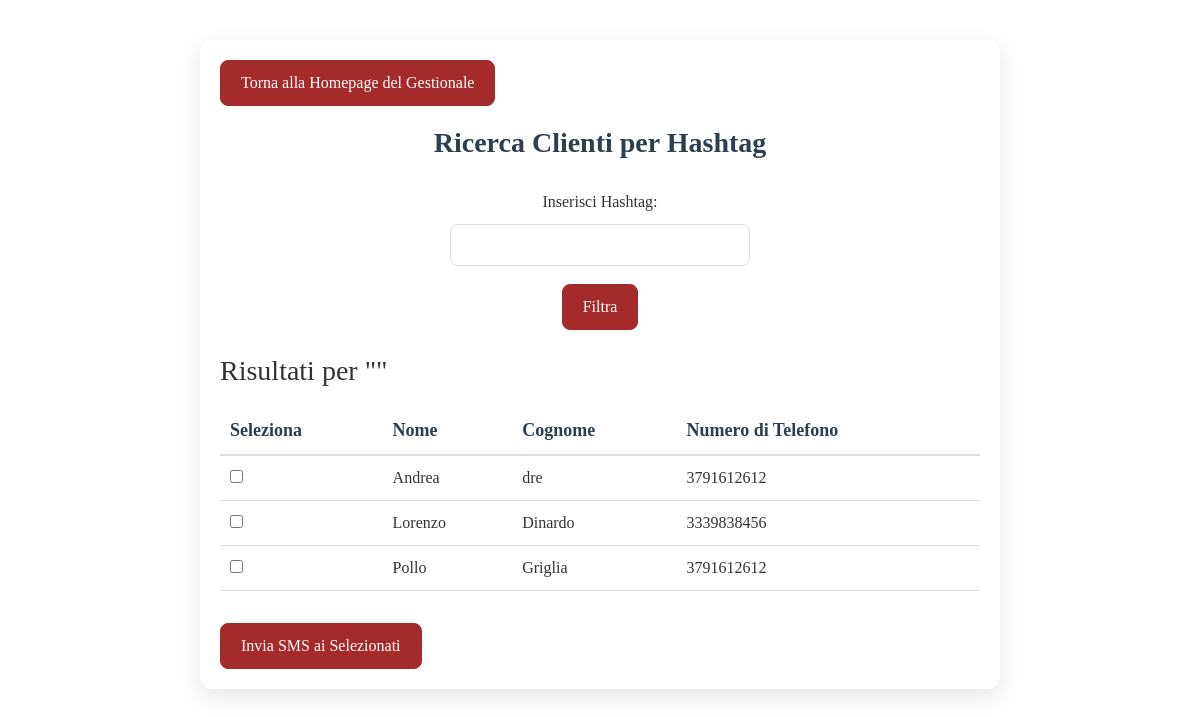
The page /gestionale/clienti/ricerca/ (signed in) on the database its author committed.
### gestionale/models.py (models this page shows, shortened)
class Customer(models.Model):
    first_name = models.CharField(max_length=100)
    last_name = models.CharField(max_length=100)
    phone_number = models.CharField(max_length=20)
    hashtag = models.CharField(max_length=100, blank=True, null=True, default="")
    numero_prenotazioni = models.IntegerField(default=0)

### gestionale/views.py (the view)
# urls.py: path('clienti/ricerca/', views.search_customers_by_hashtag, name='search_customers_by_hashtag'),
@login_required
def search_customers_by_hashtag(request):
    hashtag_query = request.GET.get('hashtag', '').strip()
    if hashtag_query:
        customers = Customer.objects.filter(hashtag__icontains=hashtag_query)
    else:
        customers = Customer.objects.all()
    hashtags = (
        Customer.objects
        .exclude(hashtag="")
        .values_list('hashtag', flat=True)
    )
    unique_hashtags = set(tag.strip() for tags in hashtags for tag in tags.split(',') if tag.strip())
    return render(request, 'gestionale/search_customers.html', {
        'customers': customers,
        'hashtag_query': hashtag_query,
        'unique_hashtags': unique_hashtags,
    })

### gestionale/templates/gestionale/search_customers.html (shortened to what this page needs)
{% extends "base.html" %}
{% load static %}
{% block css_files %}
    <link rel="stylesheet" href="{% static 'gestionale/shared.css' %}">
{% endblock %}
{% block content %}
<div class="reservation-container">
    <a href="{% url 'gestionale:gestionale' %}" class="back-to-home">Torna alla Homepage del Gestionale</a>
    <h2>Ricerca Clienti per Hashtag</h2>
    <form method="get" action="{% url 'gestionale:search_customers_by_hashtag' %}" class="date-selector-form">
        <label for="hashtag">Inserisci Hashtag:</label>
        <input type="text" id="hashtag" name="hashtag" value="{{ hashtag_query }}" class="form-control" list="suggested-hashtags" />
        <button type="submit" class="nav-button mt-2">Filtra</button>
    </form>
    {% if customers %}
        <form method="post" action="{% url 'gestionale:send_sms' %}">
            <h3 class="mt-4">Risultati per "{{ hashtag_query|default_if_none:'tutti i clienti' }}"</h3>
            <div class="reservation-list">
                <table class="table">
                    <thead>
                        <tr>
                            <th>Seleziona</th>
                            <th>Nome</th>
                            <th>Cognome</th>
                            <th>Numero di Telefono</th>
                        </tr>
                    </thead>
                    <tbody>
                        {% for customer in customers %}
                            <tr>
                                <td>
                                    <input type="checkbox" name="selected_customers" value="{{ customer.id }}">
                                </td>
                                <td>{{ customer.first_name }}</td>
                                <td>{{ customer.last_name }}</td>
                                <td>{{ customer.phone_number }}</td>
                            </tr>
                        {% endfor %}
                    </tbody>
                </table>
            </div>
            <button type="submit" class="nav-button mt-3">Invia SMS ai Selezionati</button>
        </form>
    {% else %}
        <p class="no-reservation mt-4">Nessun cliente trovato.</p>
    {% endif %}
</div>
{% endblock %}

### static/gestionale/shared.css (style rules this page uses)
.reservation-container { font-family: 'Playfair Display', serif; max-width: 800px; margin: 40px auto; padding: 20px; background-color: #fff; border-radius: 12px; box-shadow: 0 8px 24px rgba(0, 0, 0, 0.1); color: #333; }
.reservation-container h2 { text-align: center; font-weight: 700; font-size: 28px; color: #2c3e50; margin-bottom: 30px; }
.date-selector-form { display: flex; flex-direction: column; align-items: center; gap: 10px; margin-top: 10px; }
.date-selector-form label { font-weight: 500; font-size: 16px; }
.date-selector-form input[type="text"] { padding: 8px; border: 1px solid #ddd; border-radius: 8px; font-size: 16px; max-width: 300px; }
.nav-button, .back-to-home { padding: 10px 20px; border: 1px solid #a52a2a; border-radius: 8px; background-color: #a52a2a; color: #fff; font-size: 16px; text-decoration: none; font-weight: 500; transition: background-color 0.3s ease; }
.back-to-home { margin-bottom: 20px; display: inline-block; }
.table { width: 100%; border-collapse: collapse; margin-top: 20px; }
.table thead th { font-weight: 600; font-size: 18px; color: #2c3e50; border-bottom: 2px solid #ddd; text-align: left; padding: 10px; }
.table tbody td { padding: 10px; border-bottom: 1px solid #ddd; font-size: 16px; color: #333; }

### rows shown on the page
Customer: first_name "Andrea", last_name "dre", phone_number "3791612612"
Customer: first_name "Lorenzo", last_name "Dinardo", phone_number "3339838456"
Customer: first_name "Pollo", last_name "Griglia", phone_number "3791612612"
